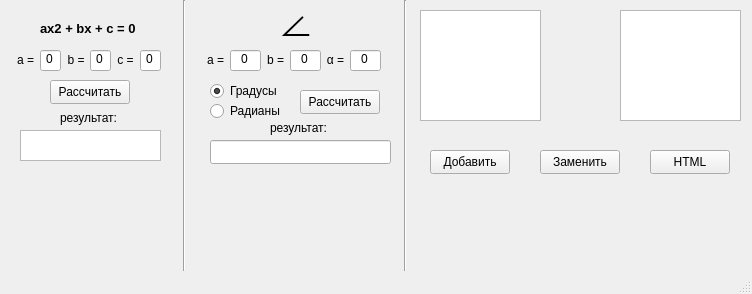
<?xml version="1.0" encoding="UTF-8"?>
<ui version="4.0">
 <class>MainWindow</class>
 <widget class="QMainWindow" name="MainWindow">
  <property name="geometry">
   <rect>
    <x>0</x>
    <y>0</y>
    <width>752</width>
    <height>294</height>
   </rect>
  </property>
  <property name="windowTitle">
   <string>Домашняя работа № 01</string>
  </property>
  <widget class="QWidget" name="centralwidget">
   <widget class="QPushButton" name="pushButton_Calculate">
    <property name="geometry">
     <rect>
      <x>50</x>
      <y>80</y>
      <width>80</width>
      <height>24</height>
     </rect>
    </property>
    <property name="text">
     <string>Рассчитать</string>
    </property>
   </widget>
   <widget class="QLineEdit" name="lineEdit_a">
    <property name="geometry">
     <rect>
      <x>40</x>
      <y>50</y>
      <width>21</width>
      <height>21</height>
     </rect>
    </property>
    <property name="text">
     <string>0</string>
    </property>
    <property name="alignment">
     <set>Qt::AlignHCenter|Qt::AlignTop</set>
    </property>
   </widget>
   <widget class="QLabel" name="label">
    <property name="geometry">
     <rect>
      <x>15</x>
      <y>50</y>
      <width>21</width>
      <height>20</height>
     </rect>
    </property>
    <property name="text">
     <string>a =</string>
    </property>
    <property name="alignment">
     <set>Qt::AlignCenter</set>
    </property>
   </widget>
   <widget class="QLabel" name="label_2">
    <property name="geometry">
     <rect>
      <x>66</x>
      <y>50</y>
      <width>20</width>
      <height>20</height>
     </rect>
    </property>
    <property name="text">
     <string>b =</string>
    </property>
    <property name="alignment">
     <set>Qt::AlignCenter</set>
    </property>
   </widget>
   <widget class="QLineEdit" name="lineEdit_b">
    <property name="geometry">
     <rect>
      <x>90</x>
      <y>50</y>
      <width>21</width>
      <height>21</height>
     </rect>
    </property>
    <property name="text">
     <string>0</string>
    </property>
    <property name="alignment">
     <set>Qt::AlignHCenter|Qt::AlignTop</set>
    </property>
   </widget>
   <widget class="QLabel" name="label_3">
    <property name="geometry">
     <rect>
      <x>115</x>
      <y>50</y>
      <width>21</width>
      <height>20</height>
     </rect>
    </property>
    <property name="text">
     <string>c =</string>
    </property>
    <property name="alignment">
     <set>Qt::AlignCenter</set>
    </property>
   </widget>
   <widget class="QLineEdit" name="lineEdit_c">
    <property name="geometry">
     <rect>
      <x>140</x>
      <y>50</y>
      <width>21</width>
      <height>21</height>
     </rect>
    </property>
    <property name="text">
     <string>0</string>
    </property>
    <property name="alignment">
     <set>Qt::AlignHCenter|Qt::AlignTop</set>
    </property>
   </widget>
   <widget class="QTextEdit" name="textEdit_result">
    <property name="geometry">
     <rect>
      <x>20</x>
      <y>130</y>
      <width>141</width>
      <height>31</height>
     </rect>
    </property>
    <property name="inputMethodHints">
     <set>Qt::ImhNone</set>
    </property>
   </widget>
   <widget class="QLabel" name="label_4">
    <property name="geometry">
     <rect>
      <x>60</x>
      <y>110</y>
      <width>61</width>
      <height>16</height>
     </rect>
    </property>
    <property name="text">
     <string>результат:</string>
    </property>
   </widget>
   <widget class="QLabel" name="label_5">
    <property name="geometry">
     <rect>
      <x>40</x>
      <y>20</y>
      <width>101</width>
      <height>16</height>
     </rect>
    </property>
    <property name="font">
     <font>
      <pointsize>10</pointsize>
      <bold>true</bold>
     </font>
    </property>
    <property name="text">
     <string>ax2 + bx + c = 0</string>
    </property>
   </widget>
   <widget class="QRadioButton" name="radioButton_2">
    <property name="geometry">
     <rect>
      <x>210</x>
      <y>100</y>
      <width>91</width>
      <height>22</height>
     </rect>
    </property>
    <property name="text">
     <string>Радианы</string>
    </property>
   </widget>
   <widget class="QRadioButton" name="radioButton">
    <property name="geometry">
     <rect>
      <x>210</x>
      <y>80</y>
      <width>91</width>
      <height>22</height>
     </rect>
    </property>
    <property name="text">
     <string>Градусы</string>
    </property>
    <property name="checked">
     <bool>true</bool>
    </property>
   </widget>
   <widget class="QLabel" name="label_6">
    <property name="geometry">
     <rect>
      <x>205</x>
      <y>50</y>
      <width>21</width>
      <height>20</height>
     </rect>
    </property>
    <property name="text">
     <string>a =</string>
    </property>
    <property name="alignment">
     <set>Qt::AlignCenter</set>
    </property>
   </widget>
   <widget class="QLabel" name="label_7">
    <property name="geometry">
     <rect>
      <x>265</x>
      <y>50</y>
      <width>21</width>
      <height>20</height>
     </rect>
    </property>
    <property name="text">
     <string>b =</string>
    </property>
    <property name="alignment">
     <set>Qt::AlignCenter</set>
    </property>
   </widget>
   <widget class="QLineEdit" name="lineEdit_side_a">
    <property name="geometry">
     <rect>
      <x>230</x>
      <y>50</y>
      <width>31</width>
      <height>21</height>
     </rect>
    </property>
    <property name="text">
     <string>0</string>
    </property>
    <property name="alignment">
     <set>Qt::AlignHCenter|Qt::AlignTop</set>
    </property>
   </widget>
   <widget class="QLineEdit" name="lineEdit_side_b">
    <property name="geometry">
     <rect>
      <x>290</x>
      <y>50</y>
      <width>31</width>
      <height>21</height>
     </rect>
    </property>
    <property name="text">
     <string>0</string>
    </property>
    <property name="alignment">
     <set>Qt::AlignHCenter|Qt::AlignTop</set>
    </property>
   </widget>
   <widget class="QLabel" name="label_8">
    <property name="geometry">
     <rect>
      <x>325</x>
      <y>50</y>
      <width>21</width>
      <height>20</height>
     </rect>
    </property>
    <property name="text">
     <string>α =</string>
    </property>
    <property name="alignment">
     <set>Qt::AlignCenter</set>
    </property>
   </widget>
   <widget class="QLineEdit" name="lineEdit_angle">
    <property name="geometry">
     <rect>
      <x>350</x>
      <y>50</y>
      <width>31</width>
      <height>21</height>
     </rect>
    </property>
    <property name="text">
     <string>0</string>
    </property>
    <property name="alignment">
     <set>Qt::AlignHCenter|Qt::AlignTop</set>
    </property>
   </widget>
   <widget class="QLabel" name="label_9">
    <property name="geometry">
     <rect>
      <x>240</x>
      <y>0</y>
      <width>111</width>
      <height>41</height>
     </rect>
    </property>
    <property name="font">
     <font>
      <pointsize>36</pointsize>
     </font>
    </property>
    <property name="text">
     <string>∠</string>
    </property>
    <property name="alignment">
     <set>Qt::AlignCenter</set>
    </property>
   </widget>
   <widget class="QPushButton" name="pushButtonAngle">
    <property name="geometry">
     <rect>
      <x>300</x>
      <y>90</y>
      <width>80</width>
      <height>24</height>
     </rect>
    </property>
    <property name="text">
     <string>Рассчитать</string>
    </property>
   </widget>
   <widget class="QLabel" name="label_10">
    <property name="geometry">
     <rect>
      <x>270</x>
      <y>120</y>
      <width>61</width>
      <height>16</height>
     </rect>
    </property>
    <property name="text">
     <string>результат:</string>
    </property>
   </widget>
   <widget class="QLineEdit" name="lineEditResultAngle">
    <property name="geometry">
     <rect>
      <x>210</x>
      <y>140</y>
      <width>181</width>
      <height>24</height>
     </rect>
    </property>
   </widget>
   <widget class="QPlainTextEdit" name="plainTextEditLeft">
    <property name="geometry">
     <rect>
      <x>420</x>
      <y>10</y>
      <width>121</width>
      <height>111</height>
     </rect>
    </property>
   </widget>
   <widget class="QPlainTextEdit" name="plainTextEditRight">
    <property name="geometry">
     <rect>
      <x>620</x>
      <y>10</y>
      <width>121</width>
      <height>111</height>
     </rect>
    </property>
   </widget>
   <widget class="Line" name="line">
    <property name="geometry">
     <rect>
      <x>169</x>
      <y>0</y>
      <width>31</width>
      <height>271</height>
     </rect>
    </property>
    <property name="orientation">
     <enum>Qt::Vertical</enum>
    </property>
   </widget>
   <widget class="Line" name="line_2">
    <property name="geometry">
     <rect>
      <x>390</x>
      <y>0</y>
      <width>31</width>
      <height>271</height>
     </rect>
    </property>
    <property name="orientation">
     <enum>Qt::Vertical</enum>
    </property>
   </widget>
   <widget class="QPushButton" name="pushButtonAdd">
    <property name="geometry">
     <rect>
      <x>430</x>
      <y>150</y>
      <width>80</width>
      <height>24</height>
     </rect>
    </property>
    <property name="text">
     <string>Добавить</string>
    </property>
   </widget>
   <widget class="QPushButton" name="pushButtonReplaseText">
    <property name="geometry">
     <rect>
      <x>540</x>
      <y>150</y>
      <width>80</width>
      <height>24</height>
     </rect>
    </property>
    <property name="text">
     <string>Заменить</string>
    </property>
   </widget>
   <widget class="QPushButton" name="pushButtonAddHTML">
    <property name="geometry">
     <rect>
      <x>650</x>
      <y>150</y>
      <width>80</width>
      <height>24</height>
     </rect>
    </property>
    <property name="text">
     <string>HTML</string>
    </property>
   </widget>
  </widget>
  <widget class="QMenuBar" name="menubar">
   <property name="geometry">
    <rect>
     <x>0</x>
     <y>0</y>
     <width>752</width>
     <height>21</height>
    </rect>
   </property>
  </widget>
  <widget class="QStatusBar" name="statusbar"/>
 </widget>
 <resources/>
 <connections/>
</ui>
